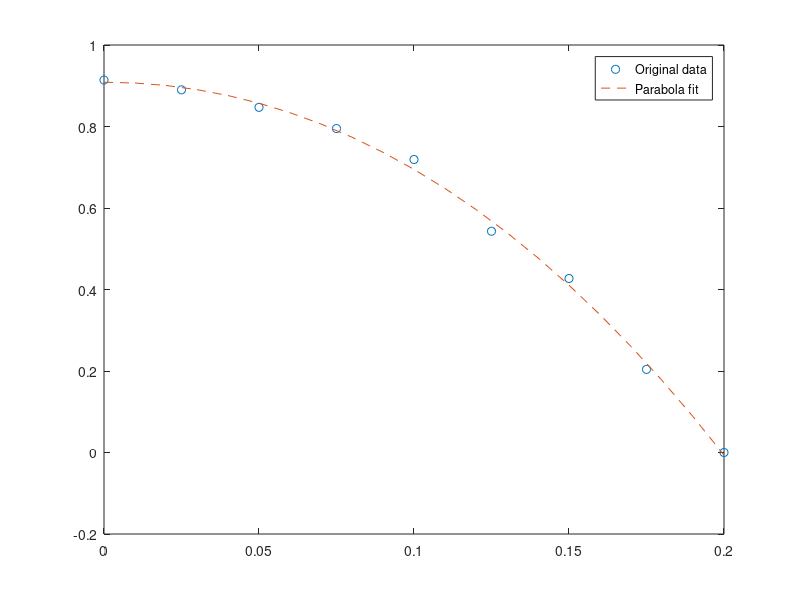

MATLAB code for this plot: (Note: this script raises an error after producing the figure.)
clear
clc
%% data
r=0:2.5/100:20/100;
v=[0.914 0.890 0.847 0.795 0.719 0.543 0.427 0.204 0];
plot(r,v,'o');
hold on
%% direct integration
integral_func=2*pi.*r.*v;
direct_integral=trapz(r,integral_func);
fprintf('Direct integration %f\n',direct_integral);
%% integration by fit
p=polyfit(r,v,3); % function of velocity 
rr=0:0.01:0.2;
vv=polyval(p,rr);
plot(rr,vv,'--')
legend('Original data','Parabola fit');
integral_func2=2*pi.*rr.*vv;
fitted_integral=trapz(rr,integral_func2);
fprintf('Fitted integration %f\n',fitted_integral);

%% Simpson integral
a=simpson(r,v);
fprintf('Simpson integration %f\n',a);

%% Error calculation
e1=abs((direct_integral-fitted_integral)/fitted_integral)*100;
e2=abs((a-fitted_integral)/fitted_integral)*100;
fprintf('Error of direct integral %f\n',e1);
fprintf('Error of Simpson integral %f\n',e2);
